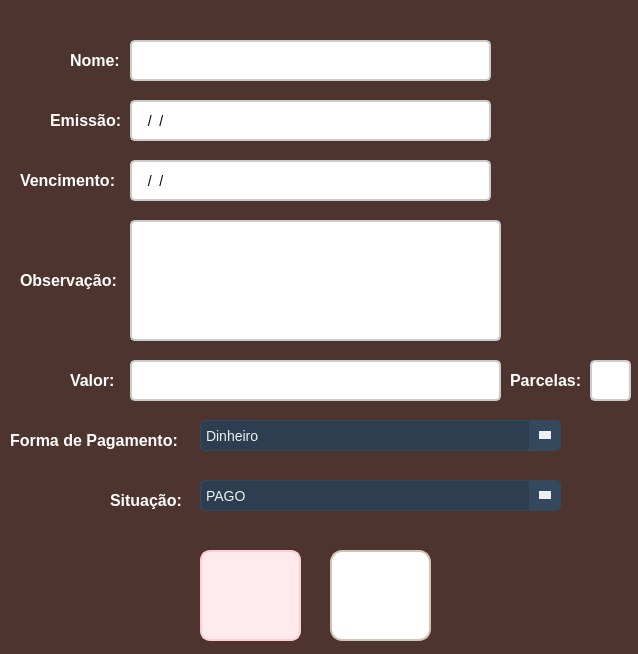
<?xml version="1.0" encoding="UTF-8"?>
<ui version="4.0">
 <class>frm_DadosValores</class>
 <widget class="QWidget" name="frm_DadosValores">
  <property name="geometry">
   <rect>
    <x>0</x>
    <y>0</y>
    <width>638</width>
    <height>654</height>
   </rect>
  </property>
  <property name="windowTitle">
   <string>Form</string>
  </property>
  <property name="styleSheet">
   <string notr="true">QWidget {
    background-color: #4E342E;
    border-radius: 8px;
}</string>
  </property>
  <widget class="QLabel" name="lbl_nome">
   <property name="geometry">
    <rect>
     <x>70</x>
     <y>50</y>
     <width>61</width>
     <height>21</height>
    </rect>
   </property>
   <property name="styleSheet">
    <string notr="true">QLabel {
    font-size: 16px;
    color: #FFFFFF;
    font-weight: bold;
    text-shadow: 1px 1px 2px rgba(0, 0, 0, 0.4);
}
</string>
   </property>
   <property name="text">
    <string>Nome:</string>
   </property>
  </widget>
  <widget class="QLineEdit" name="txt_nome">
   <property name="geometry">
    <rect>
     <x>130</x>
     <y>40</y>
     <width>361</width>
     <height>41</height>
    </rect>
   </property>
   <property name="styleSheet">
    <string notr="true">QLineEdit {
    border: 2px solid #cccccc; 
    border-radius: 5px; 
    padding: 6px; 
    font-size: 14px; 
    background-color: #ffffff;
    transition: all 0.3s ease;
	color: #000000;
}

QLineEdit:hover {
    border: 2px solid #3f51b5; 
    background-color: #f5f5f5; 
}
</string>
   </property>
  </widget>
  <widget class="QLabel" name="lbl_emissao">
   <property name="geometry">
    <rect>
     <x>50</x>
     <y>110</y>
     <width>71</width>
     <height>20</height>
    </rect>
   </property>
   <property name="styleSheet">
    <string notr="true">QLabel {
    font-size: 16px;
    color: #FFFFFF;
    font-weight: bold;
    text-shadow: 1px 1px 2px rgba(0, 0, 0, 0.4);
}
</string>
   </property>
   <property name="text">
    <string>Emissão:</string>
   </property>
  </widget>
  <widget class="QLabel" name="lbl_vencimento">
   <property name="geometry">
    <rect>
     <x>20</x>
     <y>170</y>
     <width>101</width>
     <height>20</height>
    </rect>
   </property>
   <property name="styleSheet">
    <string notr="true">QLabel {
    font-size: 16px;
    color: #FFFFFF;
    font-weight: bold;
    text-shadow: 1px 1px 2px rgba(0, 0, 0, 0.4);
}
</string>
   </property>
   <property name="text">
    <string>Vencimento:</string>
   </property>
  </widget>
  <widget class="QPushButton" name="btn_cancelar">
   <property name="geometry">
    <rect>
     <x>200</x>
     <y>550</y>
     <width>101</width>
     <height>91</height>
    </rect>
   </property>
   <property name="autoFillBackground">
    <bool>false</bool>
   </property>
   <property name="styleSheet">
    <string notr="true">QPushButton {
    background-color: #ffebee; 
    border: 2px solid #ffcdd2;
    border-radius: 10px;
    color: #b71c1c; 
    font-size: 14px;
    font-weight: bold;
    padding: 10px 16px;
    background-image:url(:/icon_cancelar/cancelar.png);
    background-repeat: no-repeat;
    background-position: center;
    padding-left: 40px;
    transition: all 0.3s ease;
}

QPushButton:hover {
    background-color: #ffcdd2;
    border-color: #e57373;
    color: #d32f2f; 
}

QPushButton:pressed {
    background-color: #e57373;
    border-color: #b71c1c;
    padding-left: 44px;
    padding-top: 2px;
}</string>
   </property>
   <property name="text">
    <string/>
   </property>
  </widget>
  <widget class="QLineEdit" name="txt_emissao">
   <property name="geometry">
    <rect>
     <x>130</x>
     <y>100</y>
     <width>361</width>
     <height>41</height>
    </rect>
   </property>
   <property name="styleSheet">
    <string notr="true">QLineEdit {
    border: 2px solid #cccccc; 
    border-radius: 5px; 
    padding: 6px; 
    font-size: 14px; 
    background-color: #ffffff;
    transition: all 0.3s ease;
	color: #000000;
}

QLineEdit:hover {
    border: 2px solid #3f51b5; 
    background-color: #f5f5f5; 
}
</string>
   </property>
   <property name="inputMask">
    <string>00/00/0000</string>
   </property>
   <property name="text">
    <string>//</string>
   </property>
  </widget>
  <widget class="QLineEdit" name="txt_vencimento">
   <property name="geometry">
    <rect>
     <x>130</x>
     <y>160</y>
     <width>361</width>
     <height>41</height>
    </rect>
   </property>
   <property name="styleSheet">
    <string notr="true">QLineEdit {
    border: 2px solid #cccccc; 
    border-radius: 5px; 
    padding: 6px; 
    font-size: 14px; 
    background-color: #ffffff;
    transition: all 0.3s ease;
	color: #000000;
}

QLineEdit:hover {
    border: 2px solid #3f51b5; 
    background-color: #f5f5f5; 
}
</string>
   </property>
   <property name="inputMask">
    <string>00/00/0000</string>
   </property>
  </widget>
  <widget class="QLabel" name="lbl_obs">
   <property name="geometry">
    <rect>
     <x>20</x>
     <y>270</y>
     <width>101</width>
     <height>20</height>
    </rect>
   </property>
   <property name="styleSheet">
    <string notr="true">QLabel {
    font-size: 16px;
    color: #FFFFFF;
    font-weight: bold;
    text-shadow: 1px 1px 2px rgba(0, 0, 0, 0.4);
}
</string>
   </property>
   <property name="text">
    <string>Observação:</string>
   </property>
  </widget>
  <widget class="QPushButton" name="btn_cadastrar">
   <property name="geometry">
    <rect>
     <x>330</x>
     <y>550</y>
     <width>101</width>
     <height>91</height>
    </rect>
   </property>
   <property name="styleSheet">
    <string notr="true">QPushButton {
    background-color: #ffffff;
    border: 2px solid #d1c4b2;
    border-radius: 12px;
    color: #5a5a5a;
    font-size: 14px;
    font-weight: bold;
    padding: 10px 16px;
    background-image:url(:/icon_cadastrar/cadastrar.png); 
    background-repeat: no-repeat;
    background-position: center;
    transition: all 0.3s ease;
}

QPushButton:hover {
    background-color: #f2ebe0;
    border-color: #c4b49e;
}

QPushButton:pressed {
    background-color: #e8dfcf; 
    border-color: #b39b8d; 
    padding-left: 12px; 
    padding-top: 4px;
}</string>
   </property>
   <property name="text">
    <string/>
   </property>
  </widget>
  <widget class="QTextEdit" name="textEdit">
   <property name="geometry">
    <rect>
     <x>130</x>
     <y>220</y>
     <width>371</width>
     <height>121</height>
    </rect>
   </property>
   <property name="styleSheet">
    <string notr="true">QTextEdit {
    border: 2px solid #cccccc; 
    border-radius: 5px; 
    padding: 6px; 
    font-size: 16px; /* Fonte maior */
    background-color: #ffffff;
    color: #000000;
    transition: all 0.3s ease;
    text-align: left; /* Alinha o texto à esquerda */
    vertical-align: top; /* Escreve do topo */
}

QTextEdit:hover {
    border: 2px solid #3f51b5; 
    background-color: #f5f5f5; 
}</string>
   </property>
  </widget>
  <widget class="QLabel" name="lbl_valor">
   <property name="geometry">
    <rect>
     <x>70</x>
     <y>370</y>
     <width>51</width>
     <height>20</height>
    </rect>
   </property>
   <property name="styleSheet">
    <string notr="true">QLabel {
    font-size: 16px;
    color: #FFFFFF;
    font-weight: bold;
    text-shadow: 1px 1px 2px rgba(0, 0, 0, 0.4);
}
</string>
   </property>
   <property name="text">
    <string>Valor:</string>
   </property>
  </widget>
  <widget class="QLineEdit" name="txt_valor">
   <property name="geometry">
    <rect>
     <x>130</x>
     <y>360</y>
     <width>371</width>
     <height>41</height>
    </rect>
   </property>
   <property name="styleSheet">
    <string notr="true">QLineEdit {
    border: 2px solid #cccccc; 
    border-radius: 5px; 
    padding: 6px; 
    font-size: 14px; 
    background-color: #ffffff;
    transition: all 0.3s ease;
	color: #000000;
}

QLineEdit:hover {
    border: 2px solid #3f51b5; 
    background-color: #f5f5f5; 
}
</string>
   </property>
   <property name="inputMask">
    <string/>
   </property>
  </widget>
  <widget class="QLabel" name="lbl_parcelas">
   <property name="geometry">
    <rect>
     <x>510</x>
     <y>370</y>
     <width>91</width>
     <height>20</height>
    </rect>
   </property>
   <property name="styleSheet">
    <string notr="true">QLabel {
    font-size: 16px;
    color: #FFFFFF;
    font-weight: bold;
    text-shadow: 1px 1px 2px rgba(0, 0, 0, 0.4);
}
</string>
   </property>
   <property name="text">
    <string>Parcelas:</string>
   </property>
  </widget>
  <widget class="QLineEdit" name="txt_parcelas">
   <property name="geometry">
    <rect>
     <x>590</x>
     <y>360</y>
     <width>41</width>
     <height>41</height>
    </rect>
   </property>
   <property name="styleSheet">
    <string notr="true">QLineEdit {
    border: 2px solid #cccccc; 
    border-radius: 5px; 
    padding: 6px; 
    font-size: 14px; 
    background-color: #ffffff;
    transition: all 0.3s ease;
	color: #000000;
}

QLineEdit:hover {
    border: 2px solid #3f51b5; 
    background-color: #f5f5f5; 
}
</string>
   </property>
  </widget>
  <widget class="QLabel" name="lbl_formaDePagamento">
   <property name="geometry">
    <rect>
     <x>10</x>
     <y>430</y>
     <width>181</width>
     <height>20</height>
    </rect>
   </property>
   <property name="styleSheet">
    <string notr="true">QLabel {
    font-size: 16px;
    color: #FFFFFF;
    font-weight: bold;
    text-shadow: 1px 1px 2px rgba(0, 0, 0, 0.4);
}
</string>
   </property>
   <property name="text">
    <string>Forma de Pagamento:</string>
   </property>
  </widget>
  <widget class="QComboBox" name="comboFormaDePagamento">
   <property name="geometry">
    <rect>
     <x>200</x>
     <y>420</y>
     <width>361</width>
     <height>31</height>
    </rect>
   </property>
   <property name="styleSheet">
    <string notr="true">QComboBox {
    background-color: #2c3e50;
    color: #ecf0f1;
    border: 1px solid #34495e;
    border-radius: 5px;
    padding: 5px;
    font-size: 14px;
    min-width: 100px;
}

QComboBox::drop-down {
    subcontrol-origin: padding;
    subcontrol-position: center right;
    width: 30px;
    border-left: 1px solid #34495e;
    background-color: #34495e;
    border-top-right-radius: 5px;
    border-bottom-right-radius: 5px;
}

QComboBox::down-arrow {
    width: 0px;
    height: 0px;
    border-left: 6px solid transparent;
    border-right: 6px solid transparent;
    border-top: 8px solid #ecf0f1;
    margin: 4px;
}

QComboBox QAbstractItemView {
    background-color: #34495e;
    color: #ecf0f1;
    selection-background-color: #1abc9c;
    selection-color: #ffffff;
    border: 1px solid #34495e;
    border-radius: 5px;
    outline: none;
    min-width: 100px;
}

QComboBox QAbstractItemView::item {
    padding: 10px;
    font-size: 14px;
}

QComboBox QAbstractItemView::item:selected {
    background-color: #1abc9c;
}

QComboBox QAbstractItemView::item:hover {
    background-color: #16a085;
}

/* Barra de rolagem vertical personalizada */
QScrollBar:vertical {
    border: none;
    background: #2c3e50;
    width: 10px;
    border-radius: 5px;
}

QScrollBar::handle:vertical {
    background: #1abc9c;
    border-radius: 5px;
}

QScrollBar::handle:vertical:hover {
    background: #16a085;
}

QScrollBar::add-line:vertical, QScrollBar::sub-line:vertical {
    background: none;
    border: none;
}

QScrollBar::up-arrow:vertical, QScrollBar::down-arrow:vertical {
    border: none;
    background: none;
}

/* Barra de rolagem horizontal personalizada */
QScrollBar:horizontal {
    border: none;
    background: #2c3e50;
    height: 10px;
    border-radius: 5px;
}

QScrollBar::handle:horizontal {
    background: #1abc9c;
    border-radius: 5px;
}

QScrollBar::handle:horizontal:hover {
    background: #16a085;
}

QScrollBar::add-line:horizontal, QScrollBar::sub-line:horizontal {
    background: none;
    border: none;
}

QScrollBar::left-arrow:horizontal, QScrollBar::right-arrow:horizontal {
    border: none;
    background: none;
}
</string>
   </property>
   <item>
    <property name="text">
     <string>Dinheiro</string>
    </property>
   </item>
   <item>
    <property name="text">
     <string>Pix</string>
    </property>
   </item>
   <item>
    <property name="text">
     <string>Crédito</string>
    </property>
   </item>
   <item>
    <property name="text">
     <string>Débito</string>
    </property>
   </item>
   <item>
    <property name="text">
     <string>Boleto</string>
    </property>
   </item>
   <item>
    <property name="text">
     <string>Transferência bancária</string>
    </property>
   </item>
  </widget>
  <widget class="QLabel" name="lbl_Situacao">
   <property name="geometry">
    <rect>
     <x>110</x>
     <y>490</y>
     <width>81</width>
     <height>20</height>
    </rect>
   </property>
   <property name="styleSheet">
    <string notr="true">QLabel {
    font-size: 16px;
    color: #FFFFFF;
    font-weight: bold;
    text-shadow: 1px 1px 2px rgba(0, 0, 0, 0.4);
}
</string>
   </property>
   <property name="text">
    <string>Situação:</string>
   </property>
  </widget>
  <widget class="QComboBox" name="comboSituacao">
   <property name="geometry">
    <rect>
     <x>200</x>
     <y>480</y>
     <width>361</width>
     <height>31</height>
    </rect>
   </property>
   <property name="styleSheet">
    <string notr="true">QComboBox {
    background-color: #2c3e50;
    color: #ecf0f1;
    border: 1px solid #34495e;
    border-radius: 5px;
    padding: 5px;
    font-size: 14px;
    min-width: 100px;
}

QComboBox::drop-down {
    subcontrol-origin: padding;
    subcontrol-position: center right;
    width: 30px;
    border-left: 1px solid #34495e;
    background-color: #34495e;
    border-top-right-radius: 5px;
    border-bottom-right-radius: 5px;
}

QComboBox::down-arrow {
    width: 0px;
    height: 0px;
    border-left: 6px solid transparent;
    border-right: 6px solid transparent;
    border-top: 8px solid #ecf0f1;
    margin: 4px;
}

QComboBox QAbstractItemView {
    background-color: #34495e;
    color: #ecf0f1;
    selection-background-color: #1abc9c;
    selection-color: #ffffff;
    border: 1px solid #34495e;
    border-radius: 5px;
    outline: none;
    min-width: 100px;
}

QComboBox QAbstractItemView::item {
    padding: 10px;
    font-size: 14px;
}

QComboBox QAbstractItemView::item:selected {
    background-color: #1abc9c;
}

QComboBox QAbstractItemView::item:hover {
    background-color: #16a085;
}

/* Barra de rolagem vertical personalizada */
QScrollBar:vertical {
    border: none;
    background: #2c3e50;
    width: 10px;
    border-radius: 5px;
}

QScrollBar::handle:vertical {
    background: #1abc9c;
    border-radius: 5px;
}

QScrollBar::handle:vertical:hover {
    background: #16a085;
}

QScrollBar::add-line:vertical, QScrollBar::sub-line:vertical {
    background: none;
    border: none;
}

QScrollBar::up-arrow:vertical, QScrollBar::down-arrow:vertical {
    border: none;
    background: none;
}

/* Barra de rolagem horizontal personalizada */
QScrollBar:horizontal {
    border: none;
    background: #2c3e50;
    height: 10px;
    border-radius: 5px;
}

QScrollBar::handle:horizontal {
    background: #1abc9c;
    border-radius: 5px;
}

QScrollBar::handle:horizontal:hover {
    background: #16a085;
}

QScrollBar::add-line:horizontal, QScrollBar::sub-line:horizontal {
    background: none;
    border: none;
}

QScrollBar::left-arrow:horizontal, QScrollBar::right-arrow:horizontal {
    border: none;
    background: none;
}
</string>
   </property>
   <item>
    <property name="text">
     <string>PAGO</string>
    </property>
   </item>
   <item>
    <property name="text">
     <string>PENDENTE</string>
    </property>
   </item>
  </widget>
 </widget>
 <resources>
  <include location="icon_cadastrar.qrc"/>
  <include location="icon_cancelar.qrc"/>
 </resources>
 <connections/>
</ui>
